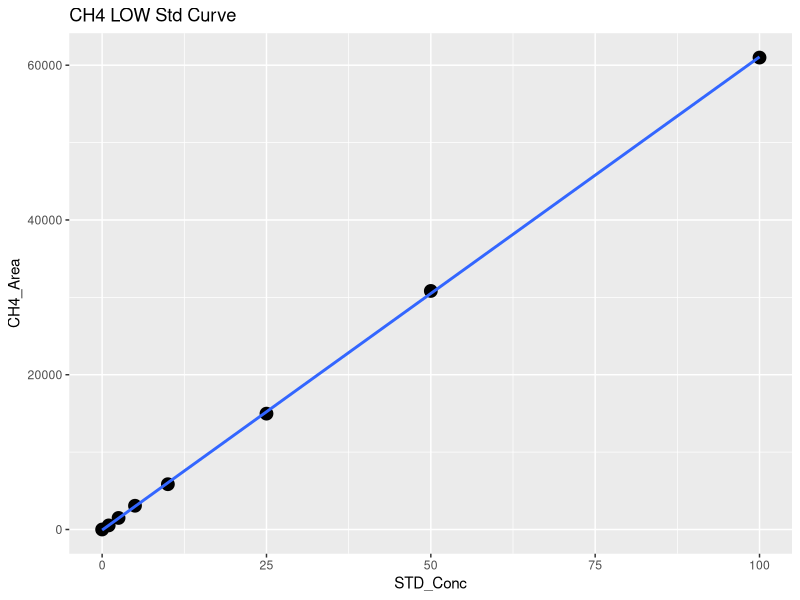
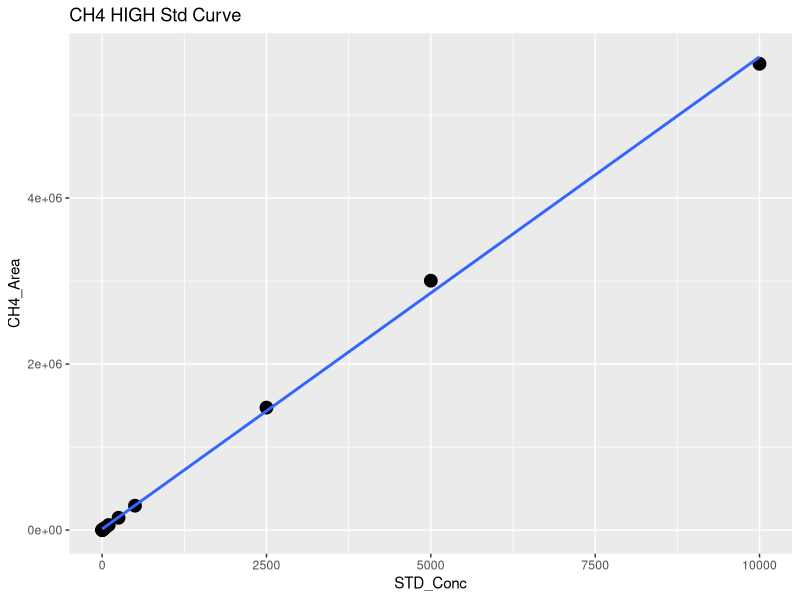
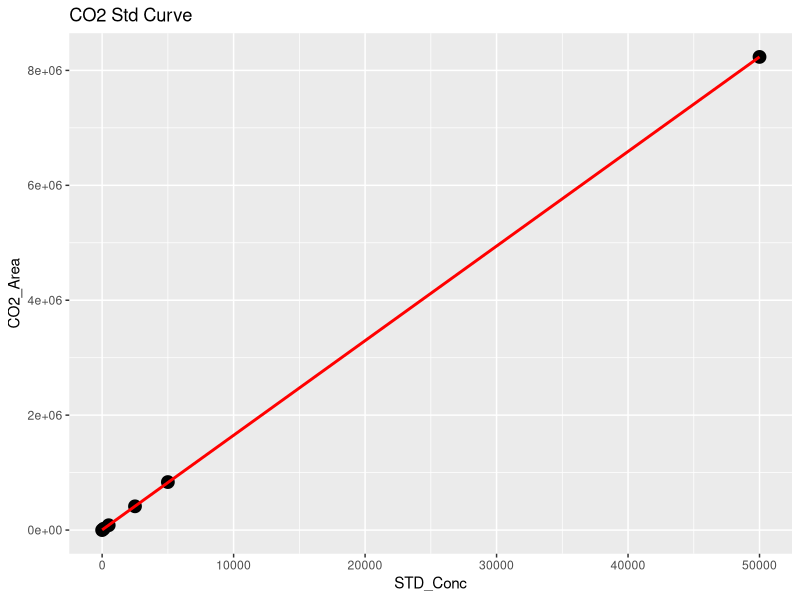
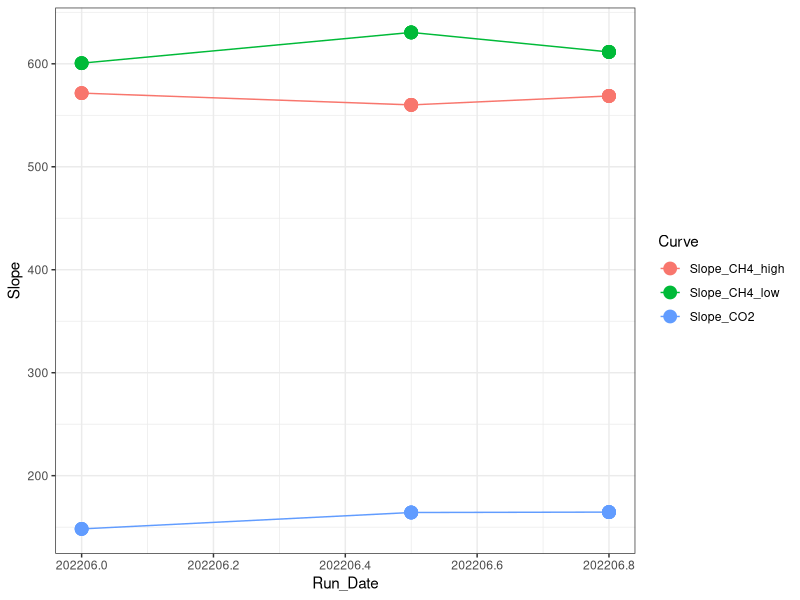

Generate these figures, in order, with R: (Note: this script raises an error after producing the figures.)
## ---- chunk 1
library(dplyr)
library(ggplot2)
library(ggpubr)
library(stringr)
library(readxl)
## ---- chunk 2

#Read in Data 
raw <- read.csv("2022 Raw Data/TEMPEST_TGW_SW_202206.csv")
head(raw)

#pull out methane standards
stds_ch4 <-  raw %>%  
  filter(str_detect(Sample_Type, "STD_CH4"))
#head(stds_ch4)

#split into high curve and low curve for CH4
stds_ch4_low <- stds_ch4  %>%  
  filter(!STD_Conc > 100)

#Low curve for CH4
CH4_Low <- ggplot(stds_ch4_low, aes(STD_Conc, CH4_Area)) + geom_point(size=4) + 
  geom_smooth(method = "lm", se = FALSE) + labs(title="CH4 LOW Std Curve")
CH4_Low

CH4_Low_lm <- lm(stds_ch4_low$CH4_Area ~ stds_ch4_low$STD_Conc)
summary(CH4_Low_lm)
cf <- coef(CH4_Low_lm)

#create data frame with 1 rows and 0 columns
Slope_CH4_low <- data.frame(matrix(ncol = 0, nrow = 1))
Slope_CH4_low$Curve <- "Slope_CH4_low"
Slope_CH4_low$R2 <- summary(CH4_Low_lm)$adj.r.squared
Slope_CH4_low$Slope <- cf[2]
Slope_CH4_low$Intercept <- cf[1]
#head(Slope_CH4_low)

#High curve for CH4
CH4_High <- ggplot(stds_ch4, aes(STD_Conc, CH4_Area)) + geom_point(size=4) + 
  geom_smooth(method = "lm", se = FALSE) + labs(title="CH4 HIGH Std Curve")
CH4_High

stds_ch4_lm <- lm(stds_ch4$CH4_Area ~ stds_ch4$STD_Conc)
summary(stds_ch4_lm)
cf <- coef(stds_ch4_lm)

#create data frame with 1 rows and 0 columns
Slope_CH4_high <- data.frame(matrix(ncol = 0, nrow = 1))
Slope_CH4_high$Curve <- "Slope_CH4_high"
Slope_CH4_high$R2 <- summary(stds_ch4_lm)$adj.r.squared
Slope_CH4_high$Slope <- cf[2]
Slope_CH4_high$Intercept <- cf[1]
#head(Slope_CH4_high)

#pull out co2 standards
stds_co2 <-  raw %>%  
  filter(str_detect(Sample_Type, "STD_CO2"))
#head(stds_co2)

#CO2 Curve
CO2_stds <- ggplot(stds_co2, aes(STD_Conc, CO2_Area)) + geom_point(size=4) + 
  geom_smooth(method = "lm", se = FALSE, color="red") + labs(title="CO2 Std Curve")
CO2_stds

stds_co2_lm <- lm(stds_co2$CO2_Area ~ stds_co2$STD_Conc)
summary(stds_co2_lm)
cf <- coef(stds_co2_lm)

#create data frame with 1 rows and 0 columns
Slope_CO2 <- data.frame(matrix(ncol = 0, nrow = 1))
Slope_CO2$Curve <- "Slope_CO2"
Slope_CO2$R2 <- summary(stds_co2_lm)$adj.r.squared
Slope_CO2$Slope <- cf[2]
Slope_CO2$Intercept <- cf[1]
#head(Slope_CO2)

#pull all the slopes together into one dataframe 
Slopes <- rbind(Slope_CH4_low, Slope_CH4_high, Slope_CO2)
#head(Slopes)

Slopes$Run_Date <- c(202206.8, 202206.8, 202206.8)

log <- read.csv("2022 Raw Data/COMPASS_TEMPEST_Varian_TGAS_QAQC_2022.csv")
head(log)
log <- log[ ,-c(1)]
log <- rbind(log, Slopes)

Slopes_chk <- ggplot(log, aes(Run_Date, Slope, col=Curve)) + geom_point(size=4) + geom_line() + theme_bw()
Slopes_chk

write.csv(log, "2022 Raw Data/COMPASS_TEMPEST_Varian_TGAS_QAQC_2022.csv")
## ---- chunk 3
#head(raw)

#pull out methane standards
Samples <-  raw %>%  
  filter(!str_detect(Sample_Type, "STD_CH4")) %>%  
  filter(!str_detect(Sample_Type, "STD_CO2")) %>%  
  filter(!str_detect(Sample_Type, "Blank")) %>%  
  filter(!str_detect(Sample_Type, "Chk_STD")) %>%  
   filter(!str_detect(Sample_Type, "CHKSTD")) %>%
  filter(!str_detect(Sample_Type, "CHK_STD")) %>%
  filter(!str_detect(Sample_Type, "NA"))
#head(Samples)

#Now flag any areas that are above the 100ppm area for CH4
Samples$CH4_Curve <- ifelse(Samples$CH4_Area >71000, "High", "Low")
#head(Samples)

#Calculate CH4 concentrations in ppm
Samples$CH4_Conc_ppm <- ifelse(Samples$CH4_Area >71000, (Samples$CH4_Area-Slope_CH4_high$Intercept)/Slope_CH4_high$Slope,                                       (Samples$CH4_Area-Slope_CH4_low$Intercept)/Slope_CH4_low$Slope )

#Calculate CO2 concentrations in ppm 
Samples$CO2_Conc_ppm <- ((Samples$CO2_Area-Slope_CO2$Intercept)/Slope_CO2$Slope) 

#head(Samples)

##########make flags for any dilutions needed 
#highest CH4 standard = 10000
#highest CO2 standard = 50000

Samples$CH4_Flag <- ifelse(Samples$CH4_Conc_ppm >10000, "Needs Dilution", "Within Range")
Samples$CO2_Flag <- ifelse(Samples$CO2_Conc_ppm >50000, "Needs Dilution", "Within Range")
#head(Samples)

## ---- chunk 4

chks <-  raw %>%  
  filter(!str_detect(Sample_Type, "STD_CH4")) %>%  
  filter(!str_detect(Sample_Type, "STD_CO2")) %>%  
  filter(!str_detect(Sample_Type, "Blank")) %>%  
  filter(!str_detect(Sample_Type, "Unknown")) %>%  
  filter(!str_detect(Sample_Type, "NA"))
#head(chks)

#Calculate CH4 concentrations in ppm
chks$CH4_Conc_ppm <- ifelse(chks$CH4_Area >71000, 
                      (chks$CH4_Area-Slope_CH4_high$Intercept)/Slope_CH4_high$Slope,                                       (chks$CH4_Area-Slope_CH4_low$Intercept)/Slope_CH4_low$Slope )

#Calculate CO2 concentrations in ppm 
chks$CO2_Conc_ppm <- ((chks$CO2_Area-Slope_CO2$Intercept)/Slope_CO2$Slope)



#change this if check standard concentrations are different 
level_ch4 <- 5      #ppm
level_co2 <- 1000   #ppm

#calculate percent difference of check standards 
chks$Ch4_diff <- ((chks$CH4_Conc_ppm - level_ch4)/((chks$CH4_Conc_ppm + level_ch4)/2)) * 100
chks$CH4_diff_flag <-  ifelse(chks$Ch4_diff <10, 'YES', 'NO, rerun')

chks$CO2_diff <- ((chks$CO2_Conc_ppm - level_co2)/((chks$CO2_Conc_ppm + level_co2)/2)) * 100
chks$CO2_diff_flag <-  ifelse(chks$CO2_diff <10, 'YES', 'NO, rerun')

#now plot the Ch4 concentrations and the CO2 concentrations vs. the expected concentration 
#then also make the color the percent difference between the expected and observed concentration 

ch4_chk <-  ggplot(data = chks, aes(x = Sample_ID, y = CH4_Conc_ppm, fill=CH4_diff_flag)) +
       geom_bar(stat = 'identity') + 
        scale_fill_manual(values=c("darkgrey","darkgreen" ))+
        theme_classic() + labs(x= " ", y="CH4  (ppm)", title="Check Stds: CH4") + 
        theme(legend.position="bottom") +  geom_hline(yintercept=level_ch4, linetype="dashed", 
                color = "black", size=1)


co2_chk <-  ggplot(data = chks, aes(x = Sample_ID, y = CO2_Conc_ppm, fill=CO2_diff_flag)) +
       geom_bar(stat = 'identity') + 
        scale_fill_manual(values=c("darkgreen", "darkgrey"))+
        theme_classic() + labs(x= " ", y="CO2  (ppm)", title="Check Stds: CO2") + 
        theme(legend.position="bottom") +  geom_hline(yintercept=level_co2, linetype="dashed", 
                color = "black", size=1)

ggarrange(ch4_chk, co2_chk, nrow=1, ncol=2)


## ---- chunk 5

#multiply the concentration by the dilution factor
Samples$CH4_Conc_ppm_dilcorr <- (Samples$CH4_Conc_ppm * Samples$Dilution_Factor)

Samples$CO2_Conc_ppm_dilcorr <- (Samples$CO2_Conc_ppm * Samples$Dilution_Factor)

#check results
#head(Samples)

#quick first look at the samples 
ch4_samples <-  ggplot(data = Samples, aes(x = Sample_ID, y = CH4_Conc_ppm, fill=CH4_Flag)) +
       geom_bar(stat = 'identity') + 
        scale_fill_manual(values=c("red", "darkgreen"))+
        theme_classic() + labs(x= " ", y="CH4 (ppm)", title="CH4: Green = Within Range") + 
        theme(legend.position="none") 


co2_samples <-  ggplot(data = Samples, aes(x = Sample_ID, y = CO2_Conc_ppm, fill=CO2_Flag)) +
       geom_bar(stat = 'identity') + 
        scale_fill_manual(values=c( "darkgreen", "red"))+
        theme_classic() + labs(x= " ", y="CO2 (ppm)", title="CO2: Green = Within Range") + 
        theme(legend.position="none") 

ggarrange(ch4_samples, co2_samples, nrow=1, ncol=2)


## ---- chunk 6
#check results
#head(Samples)

#pull out what we need 
Samples1 <- Samples[ ,c(1:3,6:18,22, 27:30)]
#head(Samples1)

write.csv(Samples1, "2022 Processed Data/COMPASS_TEMPEST_TGW_202206_SW_Processed.csv")

